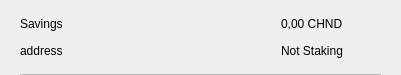
<?xml version="1.0" encoding="UTF-8"?>
<ui version="4.0">
 <class>CSRow</class>
 <widget class="QWidget" name="CSRow">
  <property name="geometry">
   <rect>
    <x>0</x>
    <y>0</y>
    <width>401</width>
    <height>75</height>
   </rect>
  </property>
  <property name="windowTitle">
   <string>Form</string>
  </property>
  <layout class="QVBoxLayout" name="verticalLayout">
   <property name="spacing">
    <number>0</number>
   </property>
   <property name="leftMargin">
    <number>20</number>
   </property>
   <property name="topMargin">
    <number>10</number>
   </property>
   <property name="rightMargin">
    <number>20</number>
   </property>
   <property name="bottomMargin">
    <number>0</number>
   </property>
   <item>
    <widget class="QWidget" name="info" native="true">
     <property name="minimumSize">
      <size>
       <width>0</width>
       <height>0</height>
      </size>
     </property>
     <layout class="QHBoxLayout" name="horizontalLayout_3">
      <property name="leftMargin">
       <number>0</number>
      </property>
      <property name="topMargin">
       <number>0</number>
      </property>
      <property name="rightMargin">
       <number>0</number>
      </property>
      <property name="bottomMargin">
       <number>10</number>
      </property>
      <item>
       <widget class="QWidget" name="container" native="true">
        <property name="minimumSize">
         <size>
          <width>0</width>
          <height>0</height>
         </size>
        </property>
        <layout class="QVBoxLayout" name="verticalLayout_2">
         <property name="spacing">
          <number>0</number>
         </property>
         <property name="leftMargin">
          <number>0</number>
         </property>
         <property name="topMargin">
          <number>0</number>
         </property>
         <property name="rightMargin">
          <number>0</number>
         </property>
         <property name="bottomMargin">
          <number>0</number>
         </property>
         <item>
          <layout class="QHBoxLayout" name="horizontalLayout">
           <item>
            <widget class="QLabel" name="labelName">
             <property name="text">
              <string>Savings</string>
             </property>
            </widget>
           </item>
           <item>
            <spacer name="horizontalSpacer">
             <property name="orientation">
              <enum>Qt::Horizontal</enum>
             </property>
             <property name="sizeHint" stdset="0">
              <size>
               <width>40</width>
               <height>20</height>
              </size>
             </property>
            </spacer>
           </item>
           <item>
            <widget class="QLabel" name="labelAmount">
             <property name="text">
              <string>0,00 CHND</string>
             </property>
            </widget>
           </item>
          </layout>
         </item>
         <item>
          <layout class="QHBoxLayout" name="horizontalLayout_2">
           <item>
            <widget class="QLabel" name="labelAddress">
             <property name="text">
              <string>address</string>
             </property>
            </widget>
           </item>
           <item>
            <spacer name="horizontalSpacer_2">
             <property name="orientation">
              <enum>Qt::Horizontal</enum>
             </property>
             <property name="sizeHint" stdset="0">
              <size>
               <width>40</width>
               <height>20</height>
              </size>
             </property>
            </spacer>
           </item>
           <item>
            <widget class="QLabel" name="labelStaking">
             <property name="text">
              <string>Not Staking</string>
             </property>
            </widget>
           </item>
          </layout>
         </item>
        </layout>
       </widget>
      </item>
      <item alignment="Qt::AlignHCenter|Qt::AlignVCenter">
       <widget class="QPushButton" name="pushButtonMenu">
        <property name="minimumSize">
         <size>
          <width>24</width>
          <height>24</height>
         </size>
        </property>
        <property name="maximumSize">
         <size>
          <width>32</width>
          <height>32</height>
         </size>
        </property>
        <property name="focusPolicy">
         <enum>Qt::NoFocus</enum>
        </property>
        <property name="styleSheet">
         <string notr="true">border:none; background-color:transparent;</string>
        </property>
        <property name="text">
         <string/>
        </property>
        <property name="icon">
         <iconset>
          <normaloff>://ic-menu-hover</normaloff>://ic-menu-hover</iconset>
        </property>
        <property name="iconSize">
         <size>
          <width>24</width>
          <height>24</height>
         </size>
        </property>
       </widget>
      </item>
     </layout>
    </widget>
   </item>
   <item>
    <widget class="QLabel" name="lblDivisory">
     <property name="minimumSize">
      <size>
       <width>0</width>
       <height>1</height>
      </size>
     </property>
     <property name="maximumSize">
      <size>
       <width>16777215</width>
       <height>1</height>
      </size>
     </property>
     <property name="styleSheet">
      <string notr="true">background-color:#bababa;</string>
     </property>
     <property name="text">
      <string/>
     </property>
     <property name="alignment">
      <set>Qt::AlignBottom|Qt::AlignLeading|Qt::AlignLeft</set>
     </property>
    </widget>
   </item>
  </layout>
 </widget>
 <resources/>
 <connections/>
</ui>
